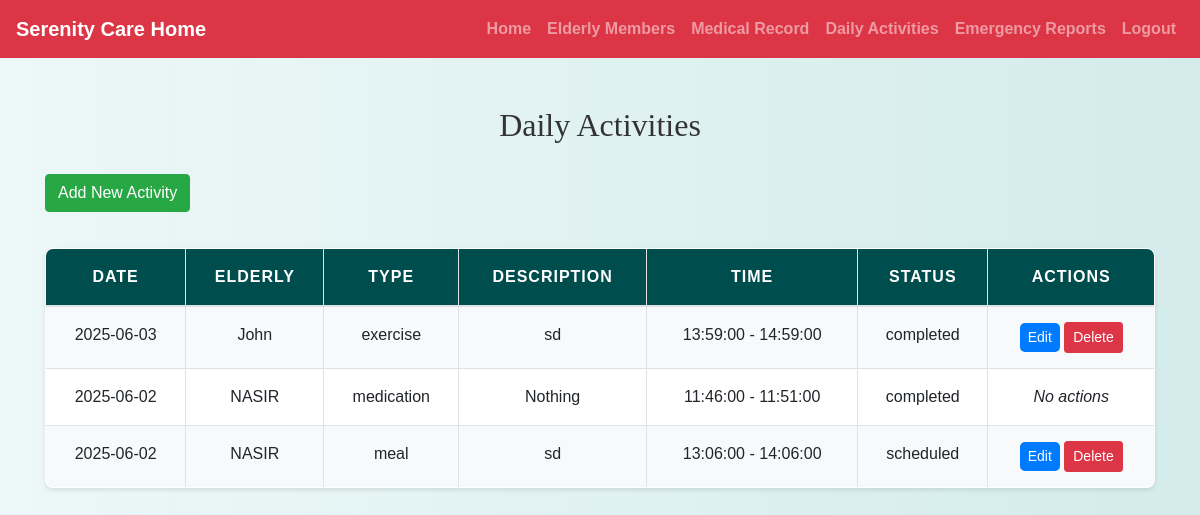
The app's page /staff/manage_daily_activities.php (signed in) with its own data.
### tables this page shows
CREATE TABLE `daily_activities` (
  `activity_id` int(11) NOT NULL,
  `elderly_id` int(11) NOT NULL,
  `date` date NOT NULL,
  `activity_type` enum('meal','medication','exercise','event','other') NOT NULL,
  `description` text NOT NULL,
  `start_time` time DEFAULT NULL,
  `end_time` time DEFAULT NULL,
  `staff_id` int(11) DEFAULT NULL,
  `status` enum('scheduled','completed','skipped') DEFAULT 'scheduled'
);

CREATE TABLE `elderly_members` (
  `member_id` int(11) NOT NULL,
  `first_name` varchar(100) NOT NULL,
  `last_name` varchar(100) NOT NULL,
  `date_of_birth` date NOT NULL,
  `gender` enum('Male','Female','Other') NOT NULL,
  `admission_date` date NOT NULL,
  `family_member_id` int(11) DEFAULT NULL,
  `room_number` varchar(20) NOT NULL,
  `health_status` text DEFAULT NULL,
  `status` enum('active','deceased','transferred') DEFAULT 'active',
  `profile_picture` varchar(255) DEFAULT NULL,
  `created_at` timestamp NOT NULL DEFAULT current_timestamp()
);

### staff/manage_daily_activities.php (the view, shortened to what this page needs)
<?php
include('config.php');
$user_id = $_SESSION["id"];
$records = mysqli_query($conn, "
    SELECT da.*, em.first_name AS elderly_name
    FROM daily_activities da
    JOIN elderly_members em ON da.elderly_id = em.member_id
    ORDER BY da.date DESC, da.start_time
");
?>
<!DOCTYPE html>
<html>
<head>
    <link rel="stylesheet" href="https://cdn.jsdelivr.net/npm/bootstrap@4.5.2/dist/css/bootstrap.min.css">
    <link rel="stylesheet" href="../css/style.css">
</head>
<body>
<?php include('navbar.php'); ?>
<div class="container mt-5">
    <h2>Daily Activities</h2>
    <button class="btn btn-success mb-3" onclick="addActivity()">Add New Activity</button>
    <table class="table table-bordered table-striped">
        <thead>
        <tr>
            <th>Date</th>
            <th>Elderly</th>
            <th>Type</th>
            <th>Description</th>
            <th>Time</th>
            <th>Status</th>
            <th>Actions</th>
        </tr>
        </thead>
        <tbody>
        <?php while ($row = mysqli_fetch_assoc($records)): ?>
            <tr>
                <td><?= $row['date'] ?></td>
                <td><?= htmlspecialchars($row['elderly_name']) ?></td>
                <td><?= htmlspecialchars($row['activity_type']) ?></td>
                <td><?= htmlspecialchars($row['description']) ?></td>
                <td><?= $row['start_time'] ?> - <?= $row['end_time'] ?></td>
                <td><?= htmlspecialchars($row['status']) ?></td>
                <td>
                    <?php if ($row['staff_id'] == $user_id): ?>
                        <button class="btn btn-sm btn-primary" onclick='editActivity(<?= json_encode($row) ?>)'>Edit</button>
                        <a href="?delete=<?= $row['activity_id'] ?>" class="btn btn-sm btn-danger" onclick="return confirm('Delete this activity?')">Delete</a>
                    <?php else: ?>
                        <em>No actions</em>
                    <?php endif; ?>
                </td>
            </tr>
        <?php endwhile; ?>
        </tbody>
    </table>
</div>
</body>
</html>

### css/style.css (style rules this page uses)
body { background: linear-gradient(90deg, rgba(233, 246, 246, 0.831), rgba(207, 233, 233, 0.9)); font-family: 'Arial', sans-serif; color: #333; line-height: 1.6; }
h1, h2, h3, h4 { text-align: center; margin-top: 30px; margin-bottom: 30px; font-family: 'Georgia', serif; }
.container { margin-bottom: 40px; }
.table { width: 100%; border-collapse: collapse; margin-top: 20px; font-size: 16px; background-color: #ffffff; border-radius: 8px; overflow: hidden; box-shadow: 0 2px 4px rgba(0, 0, 0, 0.1); }
.table th, .table td { padding: 15px; border: 1px solid #dee2e6; text-align: center; }
.table thead th { background-color: #004d4d; color: white; font-weight: bold; text-transform: uppercase; letter-spacing: 1px; }
.table tbody tr:nth-child(odd) { background-color: #f8f9fa; }
.btn-primary { color: #fff; border: none; border-radius: 5px; cursor: pointer; transition: background-color 0.3s ease; }
a { color: #006666; text-decoration: none; font-weight: bold; }

### records on screen
daily_activities: date "2025-06-03", elderly.first_name "John", activity_type "exercise", description "sd", start_time "13:59:00", end_time "14:59:00", status "completed"
daily_activities: date "2025-06-02", elderly.first_name "NASIR", activity_type "medication", description "Nothing", start_time "11:46:00", end_time "11:51:00", status "completed", shows "No actions"
daily_activities: date "2025-06-02", elderly.first_name "NASIR", activity_type "meal", description "sd", start_time "13:06:00", end_time "14:06:00", status "scheduled"
